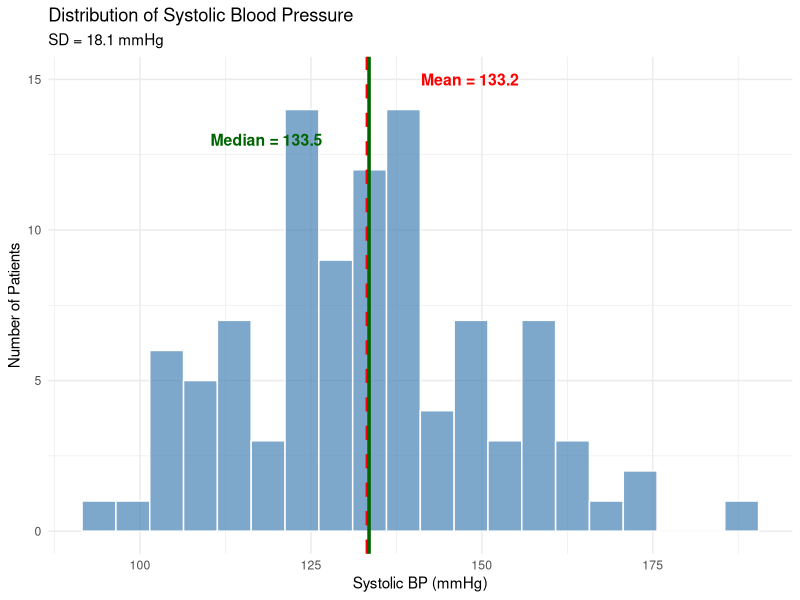
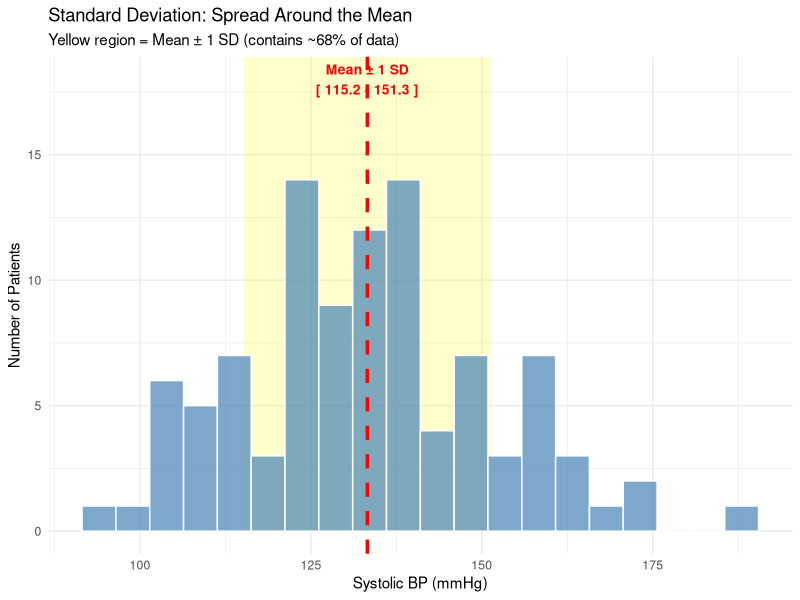
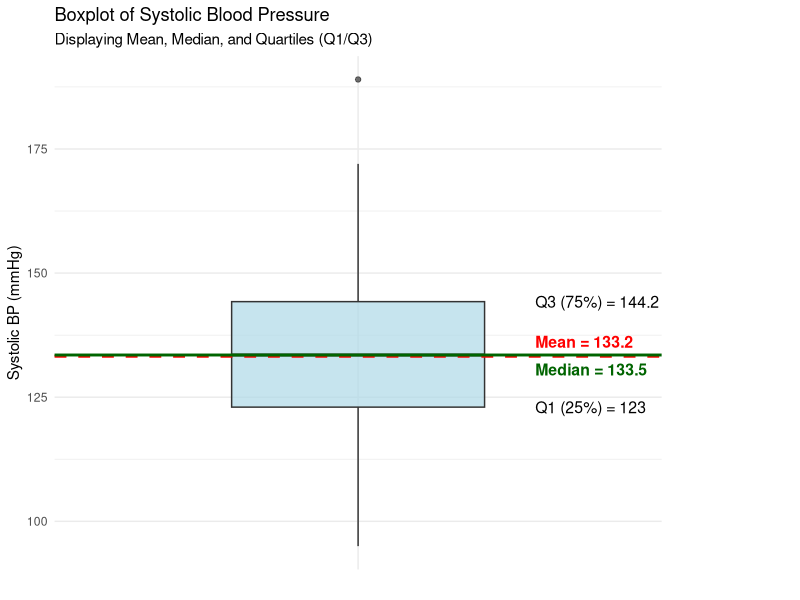
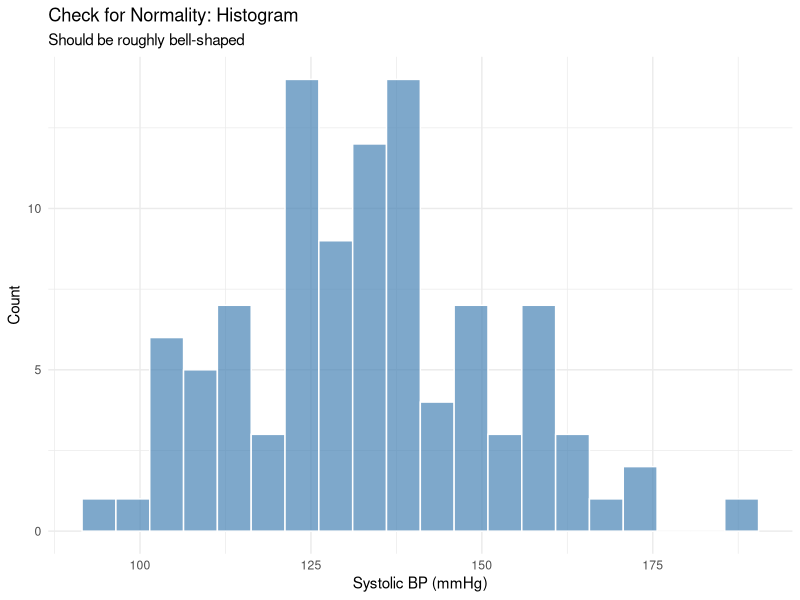
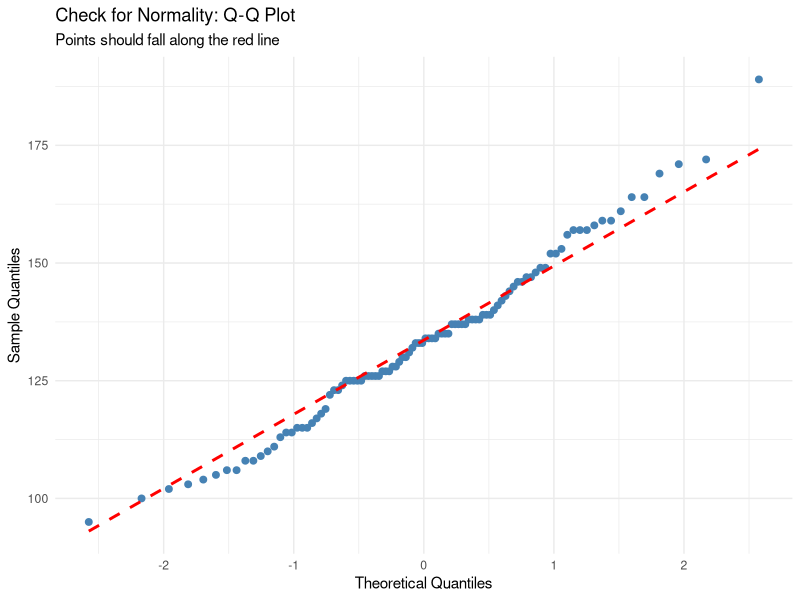
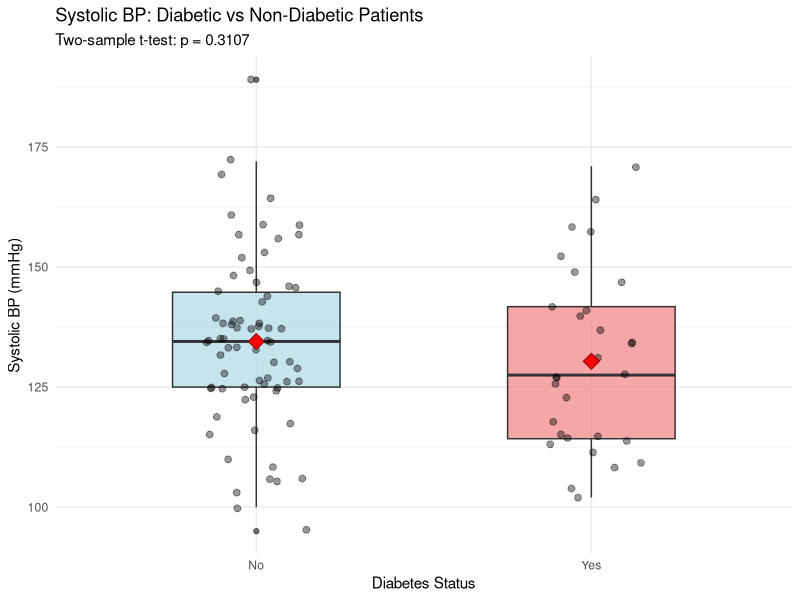
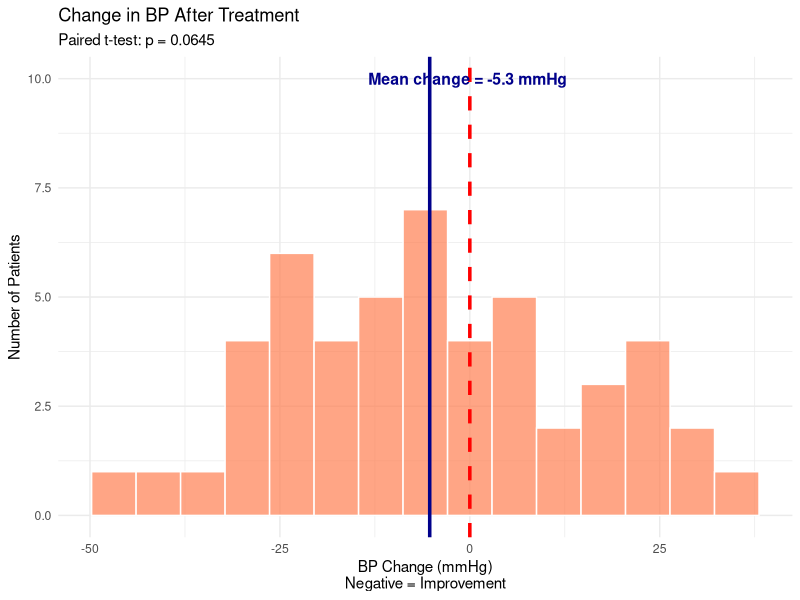
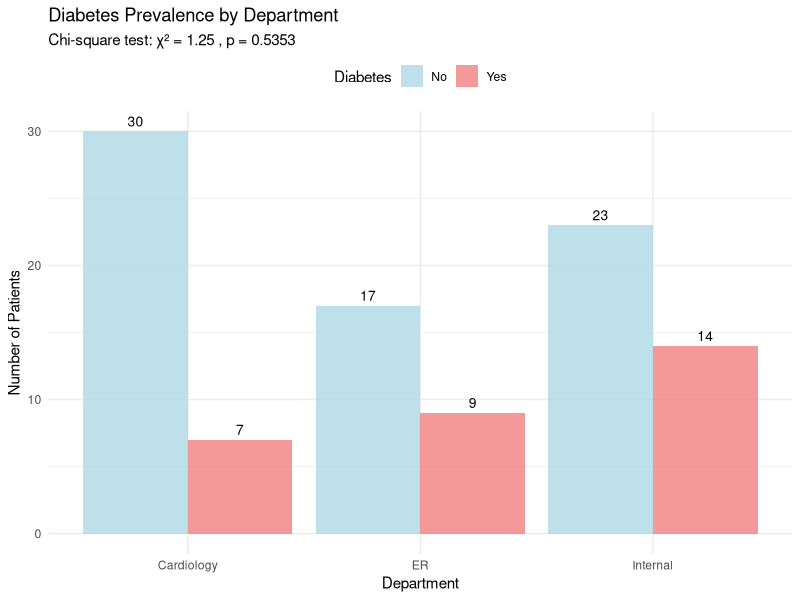

Source code (R) for these figures, in order:
## ---- chunk 1
knitr::opts_chunk$set(echo = TRUE, warning = FALSE, message = FALSE)
## ---- chunk 2
# Set a random seed so results are reproducible
set.seed(42)

# Create a data frame with simulated patient data
bp_data <- data.frame(
  # Create patient IDs from 1 to 100
  patient_id = 1:100,
  # Generate 100 ages from normal distribution (mean=55, sd=15), rounded to whole numbers
  age = round(rnorm(100, mean = 55, sd = 15)),
  # Generate 100 systolic BP values from normal distribution (mean=135, sd=20)
  systolic_bp = round(rnorm(100, mean = 135, sd = 20)),
  # Generate 100 diastolic BP values from normal distribution (mean=85, sd=12)
  diastolic_bp = round(rnorm(100, mean = 85, sd = 12)),
  # Randomly assign diabetes status: 30% "Yes", 70% "No"
  diabetes = sample(c("Yes", "No"), 100, replace = TRUE, prob = c(0.3, 0.7)),
  # Randomly assign department with equal probability
  department = sample(c("ER", "Cardiology", "Internal"), 100, replace = TRUE)
)

# Display the first 6 rows of the data frame
head(bp_data)
## ---- chunk 3
# Calculate the mean (average) of systolic BP
mean_systolic <- mean(bp_data$systolic_bp)

# Print the result
mean_systolic

# If you had missing values (NA), you would use:
# mean(bp_data$systolic_bp, na.rm = TRUE)
# The na.rm = TRUE argument removes NAs before calculating
## ---- chunk 4
# Sum all values
total <- sum(bp_data$systolic_bp)

# Count number of values
n <- length(bp_data$systolic_bp)

# Divide sum by count
manual_mean <- total / n

# Compare with mean() function
cat("mean() function:", mean_systolic, "\n")
cat("Manual calculation:", manual_mean, "\n")
cat("Same result?", mean_systolic == manual_mean)
## ---- chunk 5
# Calculate the median (middle value) of systolic BP
median_systolic <- median(bp_data$systolic_bp)

# Print the result
median_systolic
## ---- chunk 6
# Compare mean vs median
cat("Mean:", round(mean_systolic, 2), "\n")
cat("Median:", round(median_systolic, 2), "\n")
cat("Difference:", round(mean_systolic - median_systolic, 2), "\n")
## ---- chunk 7
# Create a small dataset to show outlier effect
small_data <- c(120, 125, 130, 135, 140)  # Symmetric data

# Add an outlier
data_with_outlier <- c(120, 125, 130, 135, 200)  # One very high value

# Compare mean and median
cat("Without outlier:\n")
cat("  Mean:", mean(small_data), "\n")
cat("  Median:", median(small_data), "\n\n")

cat("With outlier (200):\n")
cat("  Mean:", mean(data_with_outlier), "\n")
cat("  Median:", median(data_with_outlier), "\n")

# The mean jumped from 130 to 142, but median stayed at 130!
## ---- chunk 8
# Create a frequency table of ages (counts how many times each age appears)
age_table <- table(bp_data$age)

# Print the frequency table
head(age_table, 10)  # Show first 10 ages

# Find which age appears most frequently
# which.max() returns the position of the maximum value
# names() extracts the age value at that position
# as.numeric() converts it from text to number
mode_age <- as.numeric(names(age_table)[which.max(age_table)])

# Print the mode
cat("Most common age:", mode_age, "years old\n")

# How many patients have this age?
cat("Number of patients with age", mode_age, ":", max(age_table), "\n")
## ---- chunk 9
# Frequency table for diabetes status
table(bp_data$diabetes)

# Frequency table for department
table(bp_data$department)

# The mode for department is the one with highest count
dept_table <- table(bp_data$department)
mode_dept <- names(dept_table)[which.max(dept_table)]
cat("\nMost common department:", mode_dept)
## ---- chunk 10
# Calculate variance using the var() function
variance_systolic <- var(bp_data$systolic_bp)

# Print the variance
variance_systolic
## ---- chunk 11
# Step 1: Calculate the mean
mean_val <- mean(bp_data$systolic_bp)

# Step 2: Calculate deviation from mean for each value
deviations <- bp_data$systolic_bp - mean_val

# Step 3: Square each deviation
squared_deviations <- deviations^2

# Step 4: Sum all squared deviations
sum_squared_dev <- sum(squared_deviations)

# Step 5: Divide by (n-1)
n <- length(bp_data$systolic_bp)
manual_variance <- sum_squared_dev / (n - 1)

# Compare with var() function
cat("var() function:", variance_systolic, "\n")
cat("Manual calculation:", manual_variance, "\n")
cat("Same result?", round(variance_systolic, 10) == round(manual_variance, 10))
## ---- chunk 12
# Calculate standard deviation using the sd() function
sd_systolic <- sd(bp_data$systolic_bp)

# Print the SD
sd_systolic

# Verify: SD is the square root of variance
cat("\nsd() function:", sd_systolic, "\n")
cat("sqrt(variance):", sqrt(variance_systolic), "\n")
cat("Same result?", sd_systolic == sqrt(variance_systolic))
## ---- chunk 13
# Calculate the ranges
one_sd_lower <- mean_systolic - sd_systolic
one_sd_upper <- mean_systolic + sd_systolic

cat("Mean ± 1 SD range:", round(one_sd_lower, 1), "to", round(one_sd_upper, 1), "mmHg\n")

# Count how many values fall within this range
within_one_sd <- sum(bp_data$systolic_bp >= one_sd_lower & 
                     bp_data$systolic_bp <= one_sd_upper)

# Calculate percentage
percentage <- (within_one_sd / length(bp_data$systolic_bp)) * 100

cat("Percentage within 1 SD:", round(percentage, 1), "%\n")
## ---- chunk 14
# Summary statistics for systolic BP
summary(bp_data$systolic_bp)

# Summary for entire dataset
summary(bp_data)
## ---- chunk 15
# Load the ggplot2 library for plotting
library(ggplot2)
if (!requireNamespace("rlang", quietly = TRUE)) {
  install.packages("rlang")
}

# Create a histogram showing the distribution
ggplot(bp_data, aes(x = systolic_bp)) +  # Set x-axis to systolic_bp
  # geom_histogram creates bars showing frequency of values
  # bins = 20 means divide data into 20 bins
  geom_histogram(bins = 20, fill = "steelblue", alpha = 0.7, color = "white") +
  # Add a vertical dashed red line at the mean
  geom_vline(xintercept = mean_systolic, color = "red", 
             linetype = "dashed", size = 1.2) +
  # Add a vertical solid green line at the median
  geom_vline(xintercept = median_systolic, color = "darkgreen", 
             linetype = "solid", size = 1.2) +
  # Add text label for the mean
  annotate("text", x = mean_systolic + 15, y = 15, 
           label = paste("Mean =", round(mean_systolic, 1)), 
           color = "red", size = 4, fontface = "bold") +
  # Add text label for the median
  annotate("text", x = median_systolic - 15, y = 13, 
           label = paste("Median =", round(median_systolic, 1)), 
           color = "darkgreen", size = 4, fontface = "bold") +
  # Set axis labels and title
  labs(title = "Distribution of Systolic Blood Pressure",
       subtitle = paste("SD =", round(sd_systolic, 1), "mmHg"),
       x = "Systolic BP (mmHg)", 
       y = "Number of Patients") +
  # Use a clean theme
  theme_minimal()
## ---- chunk 16
# Create histogram with shaded regions showing ±1 SD from mean
ggplot(bp_data, aes(x = systolic_bp)) +
  # Add shaded rectangle showing mean ± 1 SD range
  # This captures approximately 68% of the data
  annotate("rect", 
           xmin = mean_systolic - sd_systolic, 
           xmax = mean_systolic + sd_systolic,
           ymin = 0, ymax = Inf, 
           alpha = 0.2, fill = "yellow") +
  # Create the histogram
  geom_histogram(bins = 20, fill = "steelblue", alpha = 0.7, color = "white") +
  # Add vertical line at the mean
  geom_vline(xintercept = mean_systolic, color = "red", 
             linetype = "dashed", size = 1.2) +
  # Add labels showing the SD range
  annotate("text", x = mean_systolic, y = 18,
           label = paste("Mean ± 1 SD\n[", 
                        round(mean_systolic - sd_systolic, 1), "-",
                        round(mean_systolic + sd_systolic, 1), "]"),
           color = "red", size = 3.5, fontface = "bold") +
  # Set labels
  labs(title = "Standard Deviation: Spread Around the Mean",
       subtitle = "Yellow region = Mean ± 1 SD (contains ~68% of data)",
       x = "Systolic BP (mmHg)", 
       y = "Number of Patients") +
  theme_minimal()
## ---- chunk 17
# Calculate quartile values first
q1_val <- quantile(bp_data$systolic_bp, 0.25)
q3_val <- quantile(bp_data$systolic_bp, 0.75)

# Create the boxplot
ggplot(bp_data, aes(x = "", y = systolic_bp)) +
  geom_boxplot(fill = "lightblue", alpha = 0.7, width = 0.5) +
  
  # Add horizontal lines for mean and median
  geom_hline(yintercept = mean_systolic, color = "red", 
             linetype = "dashed", linewidth = 1) +
  geom_hline(yintercept = median_systolic, color = "darkgreen", 
             linetype = "solid", linewidth = 1) +
  
  # Add labels for Q1 and Q3
  annotate("text", x = 1.35, y = q3_val, 
           label = paste("Q3 (75%) =", round(q3_val, 1)), 
           color = "black", size = 4, hjust = 0) +
  annotate("text", x = 1.35, y = q1_val, 
           label = paste("Q1 (25%) =", round(q1_val, 1)), 
           color = "black", size = 4, hjust = 0) +
  
  # Add labels for mean and median with vertical adjustment (vjust) to avoid smudging
  annotate("text", x = 1.35, y = mean_systolic, 
           label = paste("Mean =", round(mean_systolic, 1)), 
           color = "red", fontface = "bold", size = 4, hjust = 0, vjust = -0.7) +
  annotate("text", x = 1.35, y = median_systolic, 
           label = paste("Median =", round(median_systolic, 1)), 
           color = "darkgreen", fontface = "bold", size = 4, hjust = 0, vjust = 1.7) +
  
  # Set titles and labels
  labs(title = "Boxplot of Systolic Blood Pressure",
       subtitle = "Displaying Mean, Median, and Quartiles (Q1/Q3)",
       y = "Systolic BP (mmHg)",
       x = "") +
  
  # Theme and layout adjustments
  theme_minimal() +
  theme(axis.text.x = element_blank(),
        plot.margin = margin(5, 100, 5, 5)) + # Extra right margin for labels
  coord_cartesian(clip = "off") # Prevent labels from being cut off
## ---- chunk 18
# Check data type
class(bp_data$systolic_bp)  # Should be "numeric" or "integer"

# Look at the data
summary(bp_data$systolic_bp)  # Should show numeric values
## ---- chunk 19
# Visual check: Histogram
# A normal distribution looks roughly bell-shaped and symmetric
ggplot(bp_data, aes(x = systolic_bp)) +
  geom_histogram(bins = 20, fill = "steelblue", alpha = 0.7, color = "white") +
  labs(title = "Check for Normality: Histogram",
       subtitle = "Should be roughly bell-shaped",
       x = "Systolic BP (mmHg)", y = "Count") +
  theme_minimal()

# Visual check: Q-Q plot
# Points should fall roughly along the diagonal line
ggplot(bp_data, aes(sample = systolic_bp)) +
  # stat_qq creates quantile-quantile plot
  stat_qq(color = "steelblue", size = 2) +
  # stat_qq_line adds the reference line
  stat_qq_line(color = "red", linetype = "dashed", size = 1) +
  labs(title = "Check for Normality: Q-Q Plot",
       subtitle = "Points should fall along the red line",
       x = "Theoretical Quantiles", y = "Sample Quantiles") +
  theme_minimal()

# Statistical test: Shapiro-Wilk test
# H0: Data is normally distributed
# If p > 0.05, data is approximately normal
shapiro.test(bp_data$systolic_bp)

# Note: With large samples (n > 30), small deviations from normality are okay
# The Central Limit Theorem helps us here!
cat("Sample size:", nrow(bp_data), "\n")
cat("If n > 30, t-test is robust to violations of normality")
## ---- chunk 20
# Check: Look at how data was collected
# Are these different patients? YES - they have unique patient IDs
length(unique(bp_data$patient_id))  # Should equal number of rows for independence
nrow(bp_data)

# If these numbers are equal, observations are independent
## ---- chunk 21

library(dplyr)
# Calculate variance for each group
bp_data %>%
  # Split by diabetes status
  group_by(diabetes) %>%
  # Calculate variance for each group
  summarize(
    variance = var(systolic_bp),
    sd = sd(systolic_bp)
  )

# Rule of thumb: Largest variance should be < 4 times the smallest variance

# Formal test: Levene's test (from car package)
# Install if needed: install.packages("car")
library(car)

# H0: Variances are equal
# If p > 0.05, variances are similar enough
leveneTest(systolic_bp ~ diabetes, data = bp_data)

# If variances are unequal, use: t.test(..., var.equal = FALSE)
## ---- chunk 22
# Example: Non-parametric alternative to two-sample t-test
# wilcox.test() doesn't assume normality
wilcox.test(systolic_bp ~ diabetes, data = bp_data)
## ---- chunk 23
# H0: population mean ≤ 120 mmHg (not higher)
# H1: population mean > 120 mmHg (is higher)

# t.test() performs the one-sample t-test
# mu = 120 specifies the value we're testing against
# alternative = "greater" makes this a one-sided test
t_test_result <- t.test(bp_data$systolic_bp, 
                        mu = 120, 
                        alternative = "greater")

# Print the complete test results
t_test_result
## ---- chunk 24
# Example: Two-sided test (testing if different, not specifically higher)
t.test(bp_data$systolic_bp, mu = 120)  # Tests if mean ≠ 120
## ---- chunk 25
# Extract specific components
# Extract just the p-value
t_test_result$p.value

# Extract the 95% confidence interval
t_test_result$conf.int

# Extract the sample mean
t_test_result$estimate
## ---- chunk 26
# H0: mean_diabetic = mean_non_diabetic
# H1: mean_diabetic ≠ mean_non_diabetic

# The formula syntax "outcome ~ group" compares outcome across groups
# data = bp_data tells R which dataset to use
t_test_diabetes <- t.test(systolic_bp ~ diabetes, data = bp_data)

# Print the results
t_test_diabetes
## ---- chunk 27
# Load dplyr for data manipulation
library(dplyr)

# Calculate summary statistics by diabetes group
group_summary <- bp_data %>%
  # Split data by diabetes status
  group_by(diabetes) %>%
  # Calculate mean, SD, and count for each group
  summarize(
    n = n(),                        # Count number in each group
    mean_bp = mean(systolic_bp),    # Mean BP for each group
    sd_bp = sd(systolic_bp)         # SD for each group
  )

# Print the summary table
print(group_summary)
## ---- chunk 28
# Create a boxplot comparing the two groups
ggplot(bp_data, aes(x = diabetes, y = systolic_bp, fill = diabetes)) +
  # Create boxplots
  geom_boxplot(alpha = 0.7, width = 0.5) +
  # Add individual data points with some horizontal jitter to avoid overlap
  geom_jitter(width = 0.15, alpha = 0.4, size = 2) +
  # Add red diamonds showing the mean for each group
  stat_summary(fun = mean, geom = "point", shape = 23, size = 4, 
               fill = "red", color = "darkred") +
  # Add labels with p-value in subtitle
  labs(title = "Systolic BP: Diabetic vs Non-Diabetic Patients",
       subtitle = paste("Two-sample t-test: p =", 
                       round(t_test_diabetes$p.value, 4)),
       x = "Diabetes Status", 
       y = "Systolic BP (mmHg)") +
  # Use a clean theme
  theme_minimal() +
  # Change legend title and remove legend (since x-axis labels are clear)
  theme(legend.position = "none") +
  # Use custom colors
  scale_fill_manual(values = c("lightblue", "lightcoral"))
## ---- chunk 29
# Create paired data (same patients measured twice)
set.seed(123)  # Set seed for reproducibility
treatment_data <- data.frame(
  # Patient IDs 1 to 50
  patient_id = 1:50,
  # BP before treatment: mean 145, sd 15
  bp_before = round(rnorm(50, mean = 145, sd = 15)),
  # BP after treatment: mean 138, sd 15 (on average, 7 mmHg lower)
  bp_after = round(rnorm(50, mean = 138, sd = 15))
)

# Look at first few patients
head(treatment_data)

# H0: mean difference = 0 (no change in BP)
# H1: mean difference ≠ 0 (BP changed)

# paired = TRUE tells R these are matched measurements from same patients
t_test_paired <- t.test(treatment_data$bp_before, 
                        treatment_data$bp_after, 
                        paired = TRUE)

# Print results
t_test_paired
## ---- chunk 30
# Calculate change for each patient (after minus before)
# Negative values = BP decreased (improvement)
treatment_data$change <- treatment_data$bp_after - treatment_data$bp_before

# Create histogram of changes
ggplot(treatment_data, aes(x = change)) +
  # Histogram of BP changes
  geom_histogram(bins = 15, fill = "coral", alpha = 0.7, color = "white") +
  # Dashed red line at zero (no change)
  geom_vline(xintercept = 0, linetype = "dashed", color = "red", size = 1.2) +
  # Solid blue line at mean change
  geom_vline(xintercept = mean(treatment_data$change), 
             linetype = "solid", color = "darkblue", size = 1.2) +
  # Add label for mean change
  annotate("text", x = mean(treatment_data$change) + 5, y = 10,
           label = paste("Mean change =", round(mean(treatment_data$change), 1), "mmHg"),
           color = "darkblue", fontface = "bold", size = 4) +
  # Add title with p-value
  labs(title = "Change in BP After Treatment",
       subtitle = paste("Paired t-test: p =", round(t_test_paired$p.value, 4)),
       x = "BP Change (mmHg)\nNegative = Improvement", 
       y = "Number of Patients") +
  theme_minimal()
## ---- chunk 31
# Create a contingency table (cross-tabulation)
# Rows = diabetes status, Columns = department
diabetes_dept_table <- table(bp_data$diabetes, bp_data$department)

# Print the table showing counts in each combination
diabetes_dept_table

# Add row and column totals for clarity
addmargins(diabetes_dept_table)
## ---- chunk 32
# Calculate proportions by column (margin = 2 means by column)
# This shows what percentage of each department has diabetes
prop.table(diabetes_dept_table, margin = 2)

# Multiply by 100 to get percentages
round(prop.table(diabetes_dept_table, margin = 2) * 100, 1)
## ---- chunk 33
# H0: Diabetes and department are independent (no association)
# H1: Diabetes and department are related (there is an association)

# chisq.test() performs chi-square test of independence
chi_test <- chisq.test(diabetes_dept_table)

# Print the test results
chi_test
## ---- chunk 34
# Look at expected counts under the null hypothesis
chi_test$expected

# All cells have counts ≥ 5, so chi-square test is valid

# Create a small contingency table that will trigger chi-square warning
small_table <- table(bp_data$diabetes[1:20], bp_data$department[1:20])

# Display the table
small_table

# Perform chi-square test (will show warning)
chi_test <- chisq.test(small_table)
chi_test

# Show expected counts (some will be < 5)
cat("\nExpected counts:\n")
chi_test$expected

# When expected counts < 5, use Fisher's exact test instead
cat("\n--- Using Fisher's Exact Test (appropriate for small samples) ---\n")
fisher_test <- fisher.test(small_table)
fisher_test
## ---- chunk 35
# Convert contingency table to data frame for ggplot
diabetes_dept_df <- as.data.frame(diabetes_dept_table)

# Give the columns meaningful names
names(diabetes_dept_df) <- c("Diabetes", "Department", "Count")

# Create a grouped bar chart
ggplot(diabetes_dept_df, aes(x = Department, y = Count, fill = Diabetes)) +
  # position = "dodge" puts bars side-by-side instead of stacked
  geom_bar(stat = "identity", position = "dodge", alpha = 0.8) +
  # Add counts as labels on top of bars
  geom_text(aes(label = Count), 
            position = position_dodge(width = 0.9),
            vjust = -0.5, size = 3.5) +
  # Add chi-square test result to subtitle
  labs(title = "Diabetes Prevalence by Department",
       subtitle = paste("Chi-square test: χ² =", round(chi_test$statistic, 2),
                       ", p =", round(chi_test$p.value, 4)),
       y = "Number of Patients") +
  # Use custom colors
  scale_fill_manual(values = c("lightblue", "lightcoral")) +
  theme_minimal() +
  # Move legend to top
  theme(legend.position = "top")



## ANOVA: Comparing More Than Two Groups
# Question: Does systolic BP differ across all three departments?

# 1. Run the ANOVA model
# H0: mean_Cardiology = mean_ER = mean_Internal
anova_model <- aov(systolic_bp ~ department, data = bp_data)

# 2. View the results
summary(anova_model)

# 3. Post-hoc analysis (Run this if p-value < 0.05)
# It tells us which specific departments are different
TukeyHSD(anova_model)

library(ggplot2)

ggplot(bp_data, aes(x = department, y = systolic_bp, fill = department)) +
  geom_boxplot(alpha = 0.7) +
  # Add individual points to show distribution
  geom_jitter(width = 0.1, alpha = 0.3) +
  # Add a red diamond for the mean of each group
  stat_summary(fun = mean, geom = "point", shape = 23, size = 3, fill = "red") +
  labs(title = "Systolic BP by Department",
       subtitle = "ANOVA p = 0.073 (Not Significant)",
       x = "Hospital Department",
       y = "Systolic BP (mmHg)") +
  theme_minimal() +
  theme(legend.position = "none")
